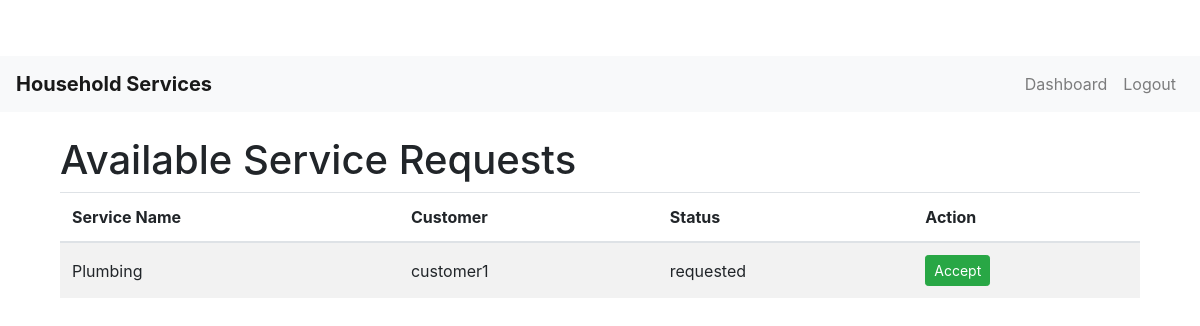
Before: /professional/requests (signed in) with the older database file.
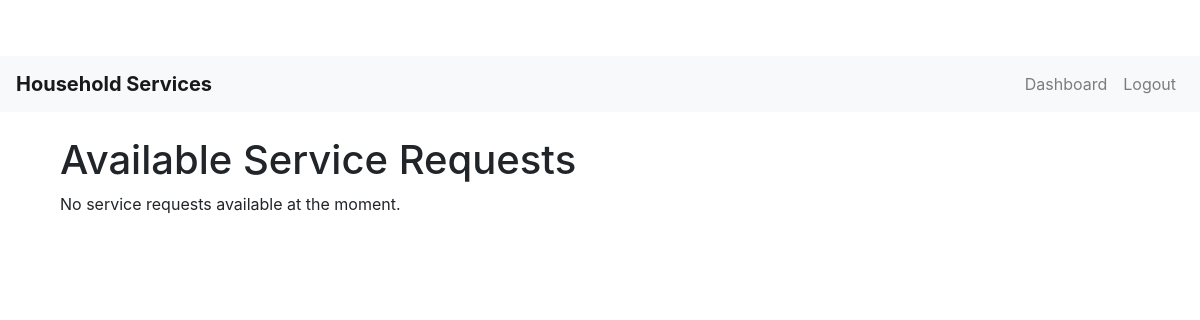
After: the same page with the newer database file.
### models.py (models this page shows, shortened)
class ServiceRequest(db.Model):
    __tablename__ = 'service_requests'  # Ensure table name is specified
    id = db.Column(db.Integer, primary_key=True)
    service_id = db.Column(db.Integer, db.ForeignKey('services.id'), nullable=False)
    customer_id = db.Column(db.Integer, db.ForeignKey('users.id'), nullable=False)
    professional_id = db.Column(db.Integer, db.ForeignKey('users.id'))
    service_status = db.Column(db.String(20), nullable=False, default='requested')
    service = db.relationship('Service', backref='service_requests')
    date_of_request = db.Column(db.DateTime, default=datetime.utcnow)
    date_of_completion = db.Column(db.DateTime)
    remarks = db.Column(db.Text)

class Service(db.Model):
    __tablename__ = 'services'  # Ensure table name is specified
    id = db.Column(db.Integer, primary_key=True)
    name = db.Column(db.String(100), nullable=False)
    base_price = db.Column(db.Float, nullable=False)
    time_required = db.Column(db.Integer, nullable=False)  # Time in minutes
    description = db.Column(db.Text)

class User(UserMixin, db.Model):
    __tablename__ = 'users'  # Ensure table name is specified
    id = db.Column(db.Integer, primary_key=True)
    username = db.Column(db.String(100), unique=True, nullable=False)
    password = db.Column(db.String(128), nullable=False)
    role = db.Column(db.String(20), nullable=False)  # 'admin', 'professional', 'customer'
    is_active = db.Column(db.Boolean, default=True)
    date_created = db.Column(db.DateTime, default=datetime.utcnow)
    service_type = db.Column(db.String(100))
    experience = db.Column(db.Integer)
    customer_service_requests = db.relationship('ServiceRequest', backref='customer', foreign_keys='ServiceRequest.customer_id', lazy='dynamic')
    professional_service_requests = db.relationship('ServiceRequest', backref='professional', foreign_keys='ServiceRequest.professional_id', lazy='dynamic')

### routes.py (the view)
@app.route('/professional/requests')
@login_required
def view_requests():
    if current_user.role != 'professional':
        flash('Access denied')
        return redirect(url_for('index'))
    requests = ServiceRequest.query.filter_by(service_status='requested').all()
    return render_template('professional_requests.html', requests=requests)

### app.py (called while the page is built)
@login_manager.user_loader
def load_user(user_id):
    return User.query.get(int(user_id))

### templates/professional_requests.html
{% extends 'base.html' %}
{% block content %}
<div class="container mt-4">
    <h1>Available Service Requests</h1>
    {% if requests %}
    <table class="table table-striped">
        <thead>
            <tr>
                <th>Service Name</th>
                <th>Customer</th>
                <th>Status</th>
                <th>Action</th>
            </tr>
        </thead>
        <tbody>
            {% for request in requests %}
            <tr>
                <td>{{ request.service.name }}</td>
                <td>{{ request.customer.username }}</td>
                <td>{{ request.service_status }}</td>
                <td>
                    {% if request.service_status == 'requested' %}
                    <a href="{{ url_for('accept_request', request_id=request.id) }}" class="btn btn-sm btn-success">Accept</a>
                    {% elif request.service_status == 'assigned' and request.professional_id == current_user.id %}
                    <form action="{{ url_for('accept_request', request_id=request.id) }}" method="POST" style="display:inline;">
                        <button type="submit" class="btn btn-sm btn-success">Accept</button>
                    </form>
                    {% else %}
                    <span>N/A</span>
                    {% endif %}
                </td>
            </tr>
            {% endfor %}
        </tbody>
    </table>
    {% else %}
    <p>No service requests available at the moment.</p>
    {% endif %}
</div>
{% endblock %}

Changed rows visible on the page:
no longer on this page (row edited): ServiceRequest: service.name "Plumbing", customer.username "customer1", service_status "requested"
Other visible differences:
text no longer shown: "Service Name Customer Status Action"
text now shown: "No service requests available at the moment."
